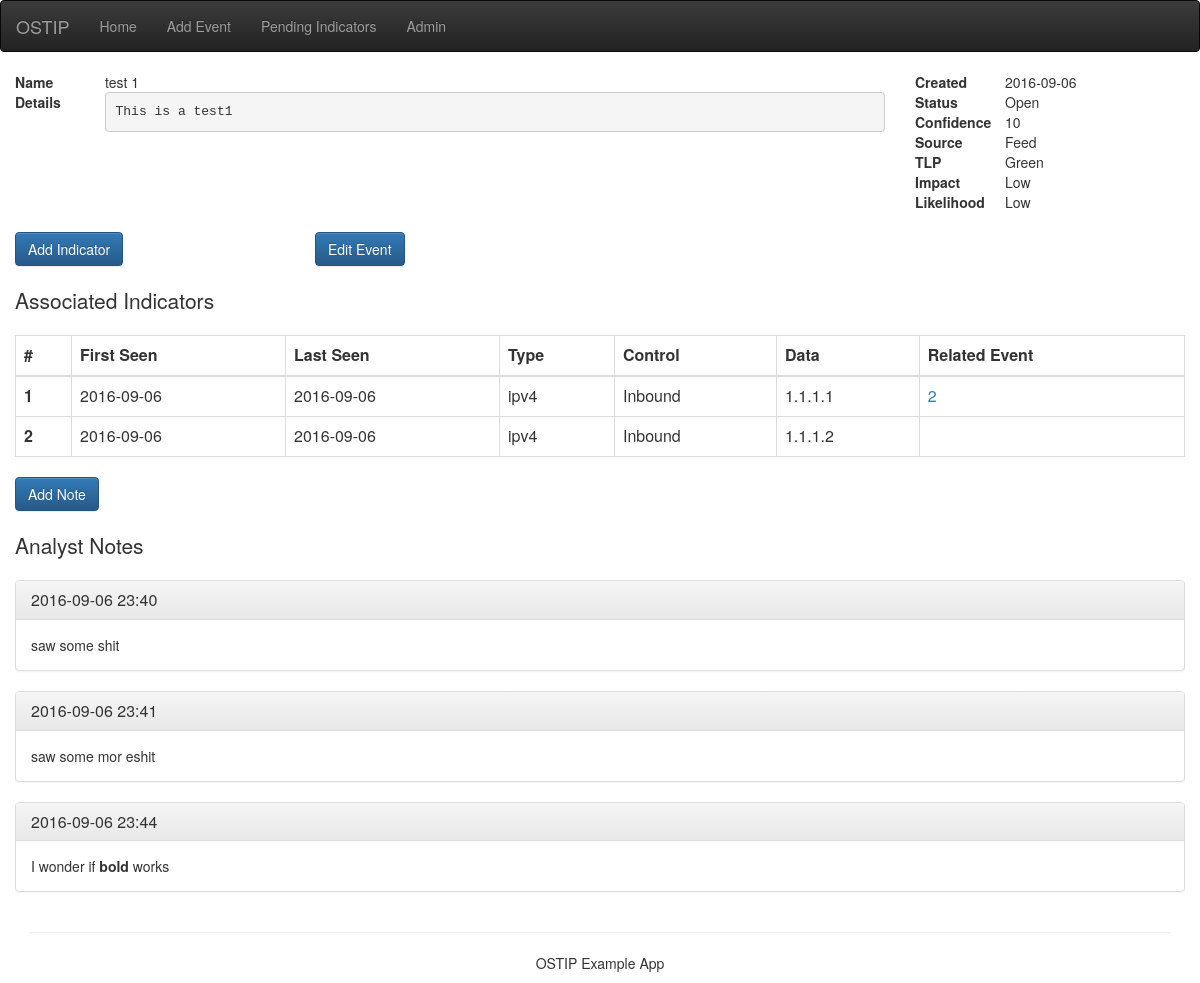
Screenshot of /event/view/1 with the database file from the repository.
### app/models.py (models this page shows, shortened)
class Event(db.Model):
    __tablename__ = "event"
    id = db.Column(db.Integer, primary_key=True)
    name = db.Column(db.String(64), index=True, unique=True, nullable=False)
    details = db.Column(db.Text())
    created = db.Column(db.DateTime, nullable=False)
    confidence = db.Column(db.Integer, nullable=False)
    status_id = db.Column(db.Integer, db.ForeignKey('status.id'), nullable=False)
    source_id = db.Column(db.Integer, db.ForeignKey('source.id'), nullable=False)
    tlp_id = db.Column(db.Integer, db.ForeignKey('tlp.id'), nullable=False)
    impact_id = db.Column(db.Integer, db.ForeignKey('level.id'), nullable=False)
    likelihood_id = db.Column(db.Integer, db.ForeignKey('likelihood.id'), nullable=False)
    source = db.relationship('Source', foreign_keys=source_id)
    tlp = db.relationship('Tlp', foreign_keys=tlp_id)
    impact = db.relationship('Level', foreign_keys=impact_id)
    likelihood = db.relationship('Likelihood', foreign_keys=likelihood_id)
    status = db.relationship('Status', foreign_keys=status_id)
    indicators = db.relationship('Indicator', backref='event', lazy='dynamic')
    rel_events = db.relationship('Links', backref='event', lazy='dynamic')
    notes = db.relationship('Note', backref='event', lazy='dynamic')

class Status(db.Model):
    __tablename__ = "status"
    id = db.Column(db.Integer, primary_key=True)
    name = db.Column(db.String(64))
    def __repr__(self):
        return '<Status %r>' % (self.name)

class Source(db.Model):
    __tablename__ = "source"
    id = db.Column(db.Integer, primary_key=True)
    name = db.Column(db.String(64))
    def __repr__(self):
        return '<Source %r>' % (self.name)

class Tlp(db.Model):
    __tablename__ = "tlp"
    id = db.Column(db.Integer, primary_key=True)
    name = db.Column(db.String(64))
    def __repr__(self):
        return '<Tlp %r>' % (self.name)

class Level (db.Model):
    __tablename__ = "level"
    id = db.Column(db.Integer, primary_key=True)
    name = db.Column(db.String(64))
    def __repr__(self):
        return '<Level %r>' % (self.name)

class Likelihood (db.Model):
    __tablename__ = "likelihood"
    id = db.Column(db.Integer, primary_key=True)
    name = db.Column(db.String(64))
    def __repr__(self):
        return '<Level %r>' % (self.name)

class Indicator(db.Model):
    __tablename__ = "indicator"
    id = db.Column(db.Integer, primary_key=True)
    ioc = db.Column(db.String(64), index=True, nullable=False)
    comment = db.Column(db.String(255))
    enrich = db.Column(db.String(255))
    first_seen = db.Column(db.DateTime, nullable=False)
    last_seen = db.Column(db.DateTime, index=True, nullable=False)
    pending = db.Column(db.Boolean, nullable=False)
    event_id = db.Column(db.Integer, db.ForeignKey('event.id'), nullable=False)
    control_id = db.Column(db.Integer, db.ForeignKey('control.id'), nullable=False)
    itype_id = db.Column(db.Integer, db.ForeignKey('itype.id'), nullable=False)
    control = db.relationship('Control', foreign_keys=control_id)
    itype = db.relationship('Itype', foreign_keys=itype_id)
    rel_indicators = db.relationship('Links', backref='indicator', lazy='dynamic')
    __table_args__ = (db.UniqueConstraint("ioc", "event_id"), )

class Itype(db.Model):
    __tablename__ = "itype"
    id = db.Column(db.Integer, primary_key=True)
    name = db.Column(db.String(64))

class Control(db.Model):
    __tablename__ = "control"
    id = db.Column(db.Integer, primary_key=True)
    name = db.Column(db.String(64))

class Links(db.Model):
    __tablename__ = "links"
    id = db.Column(db.Integer, primary_key=True)
    event_id = db.Column(db.Integer, db.ForeignKey('event.id'), nullable=False)
    indicator_id = db.Column(db.Integer, db.ForeignKey('indicator.id'), nullable=False)
    rel_event_id = db.Column(db.Integer, nullable=False)
    rel_indicator_id = db.Column(db.Integer, nullable=False)

class Note(db.Model):
    __tablename__ = "note"
    id = db.Column(db.Integer, primary_key=True)
    created = db.Column(db.DateTime, nullable=False)
    details = db.Column(db.Text())
    event_id = db.Column(db.Integer, db.ForeignKey('event.id'), nullable=False)

### app/views.py (the view)
@app.route('/event/view/<int:event_id>', methods=['GET', 'POST'])
def event_view(event_id):
    def _indicator_add(form):
        ind = Indicator(form.event_id.data,
                        form.ioc.data,
                        form.comment.data,
                        form.control.data,
                        form.itype.data)
        db.session.add(ind)
        try:
            db.session.commit()
            res = '"%s" indicator submitted' % form.ioc.data
            _correlate([[ind.id, form.event_id.data, ind.ioc]])
        except IntegrityError:
            db.session.rollback()
            res = '"%s" indicator not submitted - duplicate' % form.ioc.data
        return res
    def _note_add(form):
        note = Note(form.event_id.data, form.details.data)
        db.session.add(note)
        try:
            db.session.commit()
            res = 'note submitted'
        except IntegrityError:
            db.session.rollback()
            res = 'note not submitted'
        return res
    def _event_edit(form, event):
        form.populate_obj(event)
        try:
            db.session.commit()
            res = '"%s" Event Updated' % event.id
        except IntegrityError:
            db.session.rollback()
            res = '"%s" Event Updated' % event.id
        return res
    ev = Event.query.get(event_id)
    ind_form = IndicatorForm()
    ind_form.event_id.data = event_id
    ev_form = EventForm(obj=ev)
    ev_form.confidence.choices = [(i, '%s' % i) for i in xrange(0, 100, 5)]
    nt_form = NoteForm()
    nt_form.event_id.data = event_id
    print(nt_form.errors)
    if ind_form.validate_on_submit():
        flash(_indicator_add(ind_form))
        return redirect('/event/view/%s' % event_id)
    elif ev_form.validate_on_submit():
        flash(_event_edit(ev_form, ev))
        return redirect('/event/view/%s' % event_id)
    elif nt_form.validate_on_submit():
        print "nt form validate"
        flash(_note_add(nt_form))
        return redirect('/event/view/%s' % event_id)
    return render_template('event_view.html',
                           title='View Event',
                           event=ev,
                           form=ind_form,
                           ev_form=ev_form,
                           nt_form=nt_form)

### app/templates/event_view.html (shortened to what this page needs)
{% extends "base.html" %}
{% import "macros/form.html" as forms %}
{% block content %}
    <div class="row">
        <div class="col-md-9">
            <dl class="dl-horizontal">
                <dt>Name</dt>
                <dd>{{ event.name }}</dd>
                <dt>Details</dt>
                <dd><pre class="pre-scrollable">{{ event.details }}</pre></dd>
            </dl>
        </div>
        <div class="col-md-3">
            <dl class="dl-horizontal col-md-offset-0">
                <dt>Created</dt>
                <dd>{{ event.created.strftime('%Y-%m-%d') }}</dd>
                <dt>Status</dt>
                <dd>{{ event.status.name }}</dd>
                <dt>Confidence</dt>
                <dd>{{ event.confidence }}</dd>
                <dt>Source</dt>
                <dd>{{ event.source.name }}</dd>
                <dt>TLP</dt>
                <dd>{{ event.tlp.name }}</dd>
                <dt>Impact</dt>
                <dd>{{ event.impact.name }}</dd>
                <dt>Likelihood</dt>
                <dd>{{ event.likelihood.name }}</dd>
            </dl>
        </div>
    </div>
    <div class="row">
        <div class="col-md-3">
            <button type="button" class="btn btn-primary" data-toggle="modal" data-target="#myModal">Add Indicator</button>
        </div>
        <div class="col-md-3">
            <button type="button" class="btn btn-primary" data-toggle="modal" data-target="#myEvModal">Edit Event</button>
        </div>
    </div>
    <div class="row">
        <div class="col-md-12">
            <h1 class="lead">Associated Indicators</h1>
            <table id="indicator_table" class="table table-bordered">
                <thead>
                    <tr>
                        <th>#</th>
                        <th>First Seen</th>
                        <th>Last Seen</th>
                        <th>Type</th>
                        <th>Control</th>
                        <th>Data</th>
                        <th>Related Event</th>
                    </tr>
                </thead>
                {% for indicator in event.indicators if not indicator.pending %}
                    <tr>
                        <th scope="row">{{ indicator.id }} </th>
                        <td>{{ indicator.first_seen.strftime('%Y-%m-%d') }}</td>
                        <td>{{ indicator.last_seen.strftime('%Y-%m-%d') }}</td>
                        <td>{{ indicator.itype.name }}</td>
                        <td>{{ indicator.control.name }}</td>
                        <td>{{ indicator.ioc }}</td>
                        <td>
                            {% for r_i in indicator.rel_indicators %}
                                <a href="/event/view/{{ r_i.rel_event_id }}">{{ r_i.rel_event_id }}</a>
                            {% endfor %}
                        </td>
                    </tr>
                {% endfor %}
            </table>
        </div>
    </div>
    <div class="row">
        <div class="col-md-3">
            <button type="button" class="btn btn-primary" data-toggle="modal" data-target="#myNoteModal">Add Note</button>
        </div>
    </div>
    <div class="row">
        <div class="col-md-12">
            <h1 class="lead">Analyst Notes</h1>
                {% for note in event.notes %}
                    <div class="panel panel-default">
                        <div class="panel-heading">
                            <h3 class="panel-title">{{ note.created.strftime('%Y-%m-%d %H:%M') }}</h3>
                        </div>
                        <div class="panel-body">
                            {% autoescape false %}
                                {{ note.details }}
                            {% endautoescape %}
                        </div>
                    </div>
                {% endfor %}
        </div>
    </div>
{% endblock %}

### app/static/css/fixes.css (style rules this page uses)
.dl-horizontal dd { margin-left: 90; }
.dl-horizontal dt { width:auto; }

### rows the page displays
Event: name "test 1", details "This is a test1", created "2016-09-06", confidence "10"
Status: status.name "Open"
Source: source.name "Feed"
Tlp: tlp.name "Green"
Level: impact.name "Low"
Likelihood: likelihood.name "Low"
Indicator: id "1", first_seen "2016-09-06", last_seen "2016-09-06", itype.name "ipv4", control.name "Inbound", ioc "1.1.1.1"
Links: rel_event_id "2"
Indicator: id "2", first_seen "2016-09-06", last_seen "2016-09-06", itype.name "ipv4", control.name "Inbound", ioc "1.1.1.2"
Note: created "2016-09-06 23:40", details "saw some shit"
Note: created "2016-09-06 23:41", details "saw some mor eshit"
Note: created "2016-09-06 23:44", details "I wonder if bold works"
